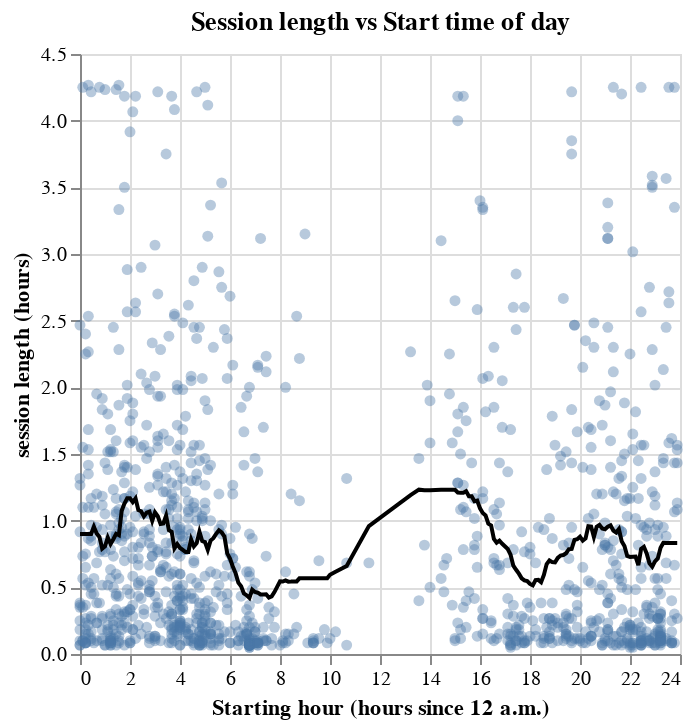

The notebook cell saved with this chart:
### Code cell
regress("start_hour_of_day","Starting hour (hours since 12 a.m.)","Session length vs Start time of day")

### Figure 1 — Vega specification as saved in the notebook (floating-point values rounded to 4 significant figures; data arrays with more than 128 entries replaced by an {"elided": "..."} marker saying what was removed)
{"$schema": "https://vega.github.io/schema/vega/v5.json", "data": [{"name": "source_0", "values": {"elided": "1149 records"}}, {"name": "data_0", "values": {"elided": "1149 records"}}], "marks": [{"type": "symbol", "name": "layer_0_marks", "from": {"data": "data_0"}, "encode": {"update": {"y": {"field": "session_play_time", "scale": "y"}, "shape": {"value": "circle"}, "fill": {"value": "#4c78a8"}, "x": {"field": "start_hour_of_day", "scale": "x"}, "opacity": {"value": 0.4}}}, "style": ["circle"]}, {"type": "line", "name": "layer_1_marks", "from": {"data": "source_0"}, "sort": {"field": "x"}, "encode": {"update": {"stroke": {"value": "black"}, "defined": {"signal": "isValid(datum[\"start_hour_of_day\"]) && isFinite(+datum[\"start_hour_of_day\"]) && isValid(datum[\"predictions\"]) && isFinite(+datum[\"predictions\"])"}, "x": {"field": "start_hour_of_day", "scale": "x"}, "y": {"field": "predictions", "scale": "y"}}}, "style": ["line"]}], "scales": [{"name": "x", "type": "linear", "domain": {"fields": [{"data": "data_0", "field": "start_hour_of_day"}, {"data": "source_0", "field": "start_hour_of_day"}]}, "range": [0, {"signal": "width"}], "nice": true, "zero": true}, {"name": "y", "type": "linear", "domain": {"fields": [{"data": "data_0", "field": "session_play_time"}, {"data": "source_0", "field": "predictions"}]}, "range": [{"signal": "height"}, 0], "zero": true, "nice": true}], "axes": [{"scale": "x", "grid": true, "maxExtent": 0, "aria": false, "labels": false, "domain": false, "zindex": 0, "minExtent": 0, "gridScale": "y", "orient": "bottom", "tickCount": {"signal": "ceil(width/40)"}, "ticks": false}, {"scale": "y", "grid": true, "tickCount": {"signal": "ceil(height/40)"}, "orient": "left", "labels": false, "gridScale": "x", "maxExtent": 0, "aria": false, "zindex": 0, "minExtent": 0, "ticks": false, "domain": false}, {"scale": "x", "tickCount": {"signal": "ceil(width/40)"}, "grid": false, "orient": "bottom", "zindex": 0, "labelOverlap": true, "labelFlush": true, "title": "Starting hour (hours since 12 a.m.)"}, {"scale": "y", "grid": false, "zindex": 0, "title": "session length (hours)", "orient": "left", "tickCount": {"signal": "ceil(height/40)"}, "labelOverlap": true}], "title": {"text": "Session length vs Start time of day", "frame": "group"}, "padding": 5, "width": 300, "background": "white", "height": 300, "style": "cell"}
